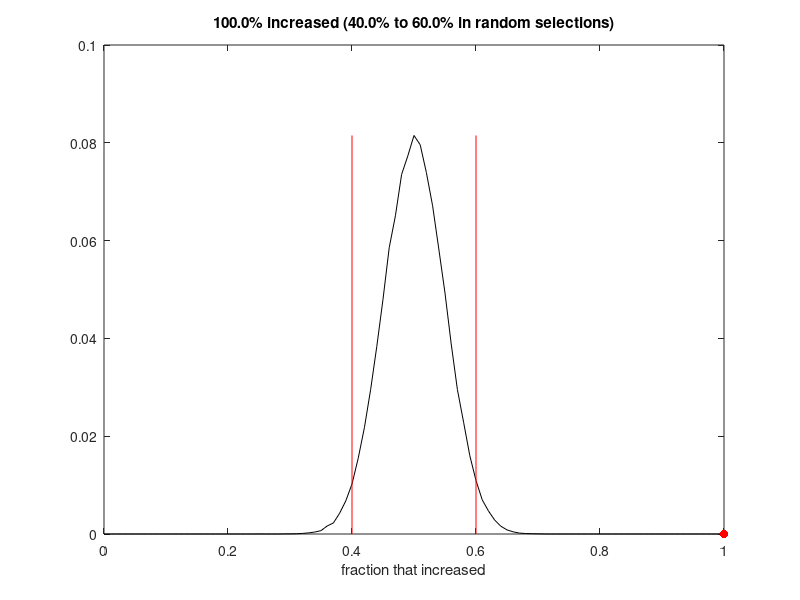

The MATLAB script that drew this image:


%% Set variables
ng1 = 20000; % number of genes measured in dataset 1
ng2 = 20000; % number of genes measured in dataset 2
pickTop = 100; % number of top genes selected from dataset 1
reps = 100000; % number of times to run simulation
CI = 0.95;

%% Make test data
realDat1 = randn(ng1,1); % Make dataset 1;
[sort1 idx] = sort(realDat1,'descend'); %Sort results
realPick = idx(1:pickTop); %Find top pickTop results

%% Make data set 2
realDat2 = randn(ng2,1); % random values;
realDat2 = mean([realDat1 realDat2],2); %mix with dataset 1

%% Measure
realVals1 = realDat1(realPick); %Get top values from group 1
realVals2 = realDat2(realPick); %Get top values from group 2
realPosFrac1 = mean(realVals1>0); %Measure number of top values above 0 
realPosFrac2 = mean(realVals2>0); %Measure number of top values above 0 


randPosFrac = zeros(reps,1);
for r = 1:reps % repeat simulation

    randPick = randsample(ng2,pickTop);
    randVals2 = realDat2(randPick);
    randPosFrac(r) = mean(randVals2>0);

end


%% Calculate
sortRand = sort(randPosFrac,'ascend');
lowBound = sortRand(round(r*(1-CI)/2));
highBound = sortRand(round(r*(1-(1-CI)/2)));

resStr = sprintf('%0.1f%% increased (%0.1f%% to %.01f%% in random selections)',...
    realPosFrac2*100,lowBound*100, highBound*100)

%% Display
clf
hRange = [0:.01:1];
histRandPosFrac = hist(randPosFrac,hRange)/r;
maxY = max(histRandPosFrac(:));
plot(hRange,histRandPosFrac,'k')
hold on
plot([lowBound lowBound],[0 maxY],'r')
plot([highBound highBound],[0 maxY],'r')
scatter(realPosFrac2,0,'r','filled')
title(resStr)
xlabel('fraction that increased')













